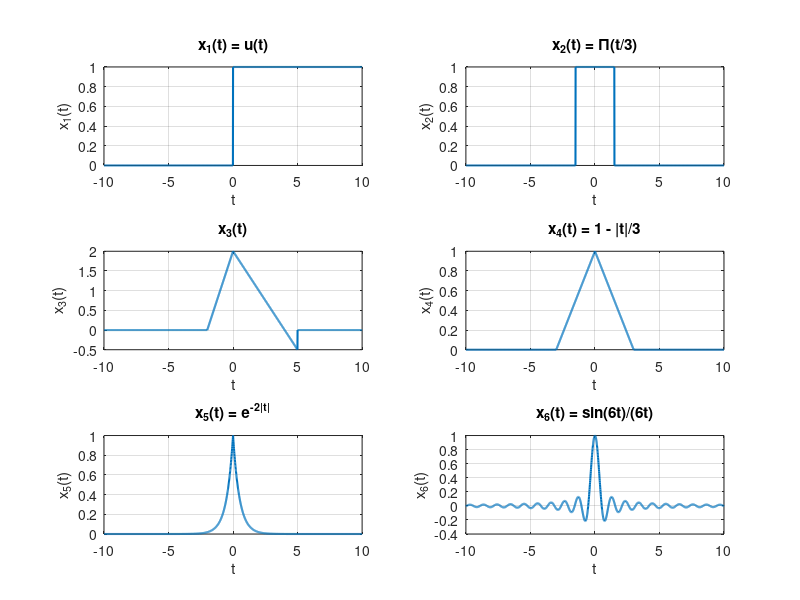

MATLAB code for this plot:
clc;
clear;
close all;

% Intervalo de tiempo
t = -10:0.01:10;

%% x1(t) = u(t)
x1 = double(t >= 0);

%% x2(t) = Pi(t/3)
% Pulso rectangular de ancho 3:
% vale 1 para |t| <= 1.5 y 0 fuera
x2 = double(abs(t) <= 1.5);

%% x3(t)
x3 = zeros(size(t));

% -2 < t < 0
idx1 = (t > -2) & (t < 0);
x3(idx1) = 2 + t(idx1);

% 0 <= t < 5
idx2 = (t >= 0) & (t < 5);
x3(idx2) = 2 - 0.5*t(idx2);

%% x4(t) = 1 - |t|/3, para -3 <= t <= 3
x4 = zeros(size(t));

idx4 = (t >= -3) & (t <= 3);
x4(idx4) = 1 - abs(t(idx4))/3;

%% x5(t) = e^(-2|t|)
x5 = exp(-2*abs(t));

%% x6(t) = sen(6t)/(6t)
% Evitamos división entre cero en t = 0
x6 = ones(size(t));

idx6 = (t ~= 0);
x6(idx6) = sin(6*t(idx6))./(6*t(idx6));


%% GRAFICAS

figure;

subplot(3,2,1)
plot(t,x1,'LineWidth',1.5)
grid on
title('x_1(t) = u(t)')
xlabel('t')
ylabel('x_1(t)')
xlim([-10 10])

subplot(3,2,2)
plot(t,x2,'LineWidth',1.5)
grid on
title('x_2(t) = \Pi(t/3)')
xlabel('t')
ylabel('x_2(t)')
xlim([-10 10])

subplot(3,2,3)
plot(t,x3,'LineWidth',1.5)
grid on
title('x_3(t)')
xlabel('t')
ylabel('x_3(t)')
xlim([-10 10])

subplot(3,2,4)
plot(t,x4,'LineWidth',1.5)
grid on
title('x_4(t) = 1 - |t|/3')
xlabel('t')
ylabel('x_4(t)')
xlim([-10 10])

subplot(3,2,5)
plot(t,x5,'LineWidth',1.5)
grid on
title('x_5(t) = e^{-2|t|}')
xlabel('t')
ylabel('x_5(t)')
xlim([-10 10])

subplot(3,2,6)
plot(t,x6,'LineWidth',1.5)
grid on
title('x_6(t) = sin(6t)/(6t)')
xlabel('t')
ylabel('x_6(t)')
xlim([-10 10])
